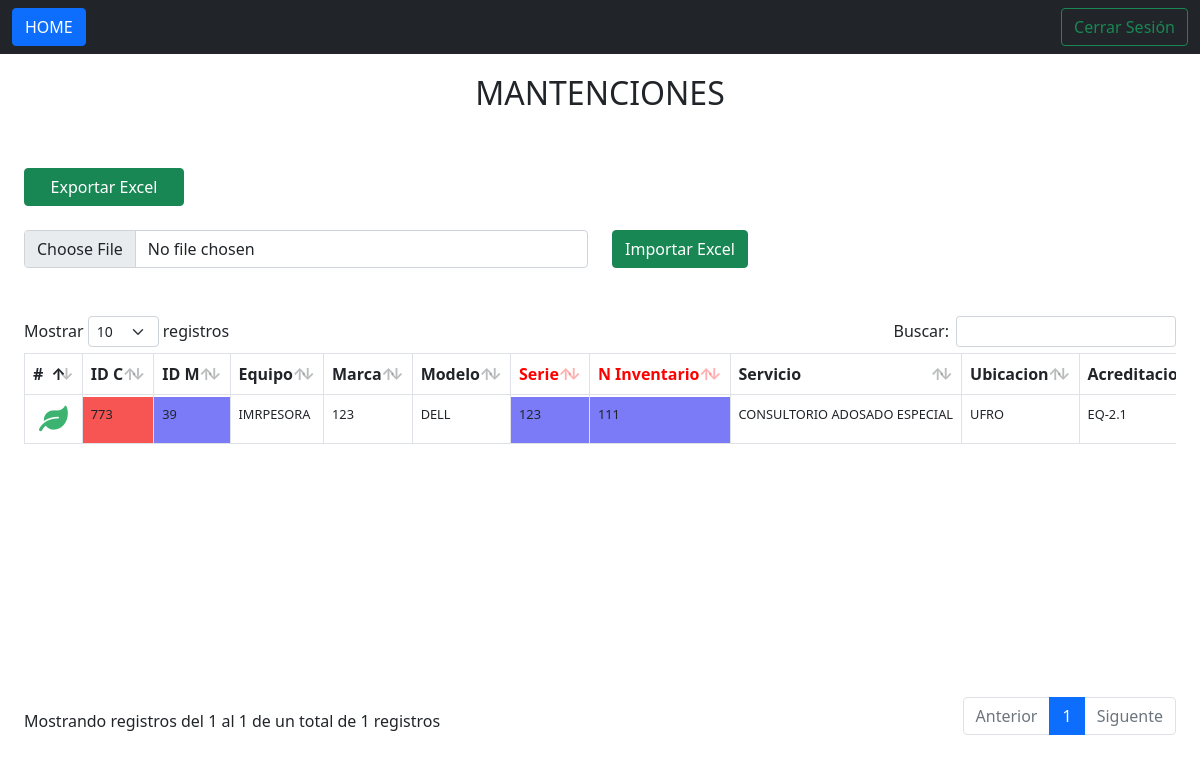
Screenshot of /mantenciones.php (signed in) with the database file from the repository.
### tables this page shows
CREATE TABLE `mantenciones` (
  `id_mantenciones` int(11) NOT NULL,
  `responsable` varchar(900) NOT NULL,
  `correo_responsable` varchar(900) NOT NULL,
  `ubicacion` varchar(900) NOT NULL,
  `acreditacion` varchar(500) NOT NULL,
  `estado` varchar(900) NOT NULL,
  `id_licitacion_convenio` varchar(900) NOT NULL,
  `empresa_adjudicada` varchar(900) NOT NULL,
  `fecha_inicio_convenio` date NOT NULL,
  `fecha_termino_convenio` date NOT NULL,
  `duracion_en_meses` int(100) NOT NULL,
  `peridiocidad` varchar(900) NOT NULL,
  `n_mantenciones_p` int(100) NOT NULL,
  `programado_1` varchar(100) NOT NULL,
  `fecha_mp_1` date NOT NULL,
  `programado_2` varchar(100) DEFAULT NULL,
  `fecha_mp_2` date DEFAULT NULL,
  `programado_3` varchar(100) DEFAULT NULL,
  `fecha_mp_3` date DEFAULT NULL,
  `programado_4` varchar(100) DEFAULT NULL,
  `fecha_mp_4` date DEFAULT NULL,
  `programado_5` varchar(100) DEFAULT NULL,
  `fecha_mp_5` date DEFAULT NULL,
  `programado_6` varchar(100) DEFAULT NULL,
  `fecha_mp_6` date DEFAULT NULL,
  `programado_7` varchar(100) DEFAULT NULL,
  `fecha_mp_7` date DEFAULT NULL,
  `programado_8` varchar(100) DEFAULT NULL,
  `fecha_mp_8` date DEFAULT NULL,
  `programado_9` varchar(100) DEFAULT NULL,
  `fecha_mp_9` date DEFAULT NULL,
  `programado_10` varchar(100) DEFAULT NULL,
  `fecha_mp_10` date DEFAULT NULL,
  `programado_11` varchar(100) DEFAULT NULL,
  `fecha_mp_11` date DEFAULT NULL,
  `programado_12` varchar(100) DEFAULT NULL,
  `fecha_mp_12` date DEFAULT NULL,
  `id_mantenciones_relacion` int(11) NOT NULL
);

CREATE TABLE `equipamiento` (
  `id_relacion` int(11) NOT NULL,
  `equipos_instalaciones` varchar(900) DEFAULT NULL,
  `servicio` varchar(900) DEFAULT NULL,
  `sector` varchar(900) DEFAULT NULL,
  `clase` varchar(900) DEFAULT NULL,
  `subclase` varchar(900) DEFAULT NULL,
  `def_ley_presupuesto` varchar(900) DEFAULT NULL,
  `equipo` varchar(900) DEFAULT NULL,
  `marca` varchar(900) DEFAULT NULL,
  `modelo` varchar(900) DEFAULT NULL,
  `serie` varchar(900) DEFAULT NULL,
  `valor` int(10) DEFAULT NULL,
  `num_inventario` varchar(900) DEFAULT NULL,
  `ano_instalacion` int(4) DEFAULT NULL,
  `vida_util` int(100) DEFAULT NULL,
  `vida_util_residual` int(100) DEFAULT NULL,
  `vida_ur_estandarizada` int(100) DEFAULT NULL,
  `estado_conservacion` varchar(100) DEFAULT NULL,
  `propiedad` varchar(900) DEFAULT NULL,
  `progr_mantenimiento` varchar(100) DEFAULT NULL,
  `caracteristica_acredi` varchar(900) DEFAULT NULL,
  `unid_mante_hbv` varchar(500) DEFAULT NULL,
  `referente_tecnico` varchar(900) DEFAULT NULL,
  `periodicidad_mp` varchar(900) DEFAULT NULL,
  `id_licitacion` varchar(900) DEFAULT NULL,
  `inicio_garantia` date DEFAULT NULL,
  `termino_garantia` date DEFAULT NULL,
  `empresa` varchar(800) DEFAULT NULL
);

### mantenciones.php (the view, shortened to what this page needs)
<?php
if (!isset($_SESSION['nombre'])) {
    header('Location: index.php');
} elseif (isset($_SESSION['nombre'])) {
    if ($_SESSION['tipo'] === "ADMINISTRADOR" || $_SESSION['tipo'] === "MANTENCION" || $_SESSION['tipo'] === "TECNICOS") {
        include 'config/conexion.php';
        $sentencia = $bd->query("SELECT Eq.id_relacion, Eq.servicio, Eq.equipo, Eq.marca, Eq.modelo, Eq.serie, Eq.num_inventario, Eq.ano_instalacion,
            Eq.unid_mante_hbv, Eq.referente_tecnico, Eq.id_licitacion, Mn.id_mantenciones, Mn.responsable, Mn.ubicacion, Mn.acreditacion, Mn.estado,
            Mn.id_licitacion_convenio, Mn.programado_1, Mn.fecha_mp_1, Mn.programado_2, Mn.fecha_mp_2, Mn.programado_3, Mn.fecha_mp_3, Mn.programado_4, Mn.fecha_mp_4,
            Mn.programado_5, Mn.fecha_mp_5, Mn.programado_6, Mn.fecha_mp_6, Mn.programado_7, Mn.fecha_mp_7, Mn.programado_8, Mn.fecha_mp_8,
            Mn.programado_9, Mn.fecha_mp_9, Mn.programado_10, Mn.fecha_mp_10, Mn.programado_11, Mn.fecha_mp_11, Mn.programado_12, Mn.fecha_mp_12
            FROM equipamiento Eq
            INNER JOIN mantenciones Mn ON Eq.id_relacion = Mn.id_mantenciones_relacion");
        $consulta = $sentencia->fetchAll(PDO::FETCH_OBJ);
    } elseif ($_SESSION['tipo'] === "PROYECTOS" || $_SESSION['tipo'] === "SECRETARIA" || $_SESSION['tipo'] === "SECRETARIA GENERAL") {
        header('Location: catastro.php');
    }
} else {
    echo "Error de Sistema";
}
?>
<!DOCTYPE html>
<html lang="en">
<head>
    <link rel="stylesheet" href="css/bootstrap.min.css">
    <link rel="stylesheet" href="css/all.min.css">
    <link rel="stylesheet" href="css/fontawesome.min.css">
    <link rel="stylesheet" href="datatables/datatables.min.css">
    <link rel="stylesheet" href="datatables/DataTables-1.10.25/css/dataTables.bootstrap5.min.css">
</head>
<body>
    <header>
        <nav class="navbar navbar-expand-lg navbar-dark bg-dark">
            <div class="container-fluid">
                <a class="btn btn-primary" href="home.php">HOME</a>
                <div class="collapse navbar-collapse" id="navbarSupportedContent">
                    <form class="d-flex">
                        <a href="procesos/cerrar_sesion.php" class="btn btn-outline-success">Cerrar Sesión</a>
                    </form>
                </div>
            </div>
        </nav>
    </header>
    <div class="container-fluid">
        <div class="container-fluid">
            <div class="row">
                <h2 style="text-align:center; margin-top: 20px;">MANTENCIONES</h2>
            </div><br><br>
            <div class="row">
                <div class="col">
                    <a href="procesos/exportar_mantenciones.php" class="btn btn-success" style="width: 10em;">Exportar Excel</a>
                </div>
            </div><br>
            <form action="files.php" method="post" enctype="multipart/form-data" id="filesForm">
                <div class="row">
                    <div class="form-group col">
                        <input type="file" name="fileContacts" accept=".csv" class="form-control">
                    </div>
                    <div class="form-group col">
                        <button type="button" onclick="uploadContacts()" class="btn btn-success">Importar Excel</button>
                    </div>
                </div>
            </form>
            <br><br>
            <div class="row">
                <div class="col-lg-12">
                    <div class="row table-responsive-sm">
                        <table id="myTable" class="table table-bordered nowrap" style="width: 100%">
                            <thead>
                                <tr>
                                    <th>#</th>
                                    <th>ID C</th>
                                    <th>ID M</th>
                                    <th>Equipo</th>
                                    <th>Marca</th>
                                    <th>Modelo</th>
                                    <th style="color: red;">Serie</th>
                                    <th style="color: red;">N Inventario</th>
                                    <th>Servicio</th>
                                    <th>Ubicacion</th>
                                    <th>Acreditacion</th>
                                </tr>
                            </thead>
                            <tbody>
                                <?php foreach ($consulta as $dato) {
                                ?>
                                    <tr>
                                        <td><button type="button" class="verHojaVida" data-bs-toggle="modal" data-bs-target="#verModal" style="border: 0; background-color: transparent;"><i class="fas fa-leaf fa-2x" style="color: mediumseagreen;"></i></button></td>
                                        <td style="background-color: rgb(247, 84, 84);"><?php echo $dato->id_relacion; ?></td>
                                        <td style="background-color: rgb(123, 123, 247);"><?php echo $dato->id_mantenciones; ?></td>
                                        <td><?php echo $dato->equipo; ?></td>
                                        <td><?php echo $dato->marca; ?></td>
                                        <td><?php echo $dato->modelo; ?></td>
                                        <td style="background-color: rgb(123, 123, 247);"><?php echo $dato->serie; ?></td>
                                        <td style="background-color: rgb(123, 123, 247);"><?php echo $dato->num_inventario; ?></td>
                                        <td><?php echo $dato->servicio; ?></td>
                                        <td><?php echo $dato->ubicacion; ?></td>
                                        <td><?php echo $dato->acreditacion; ?></td>
                                    </tr>
                                <?php } ?>
                            </tbody>
                        </table>
                    </div>
                </div>
            </div>
        </div>
    </div>
</body>
</html>

### mantenciones.php (style rules this page uses)
#myTable td { font-size: 0.80em; }

### rows the page displays
mantenciones: id_mantenciones_relacion.id_relacion "773", id_mantenciones "39", id_mantenciones_relacion.equipo "IMRPESORA", id_mantenciones_relacion.marca "123", id_mantenciones_relacion.modelo "DELL", id_mantenciones_relacion.serie "123", id_mantenciones_relacion.num_inventario "111", id_mantenciones_relacion.servicio "CONSULTORIO ADOSADO ESPECIAL", ubicacion "UFRO", acreditacion "EQ-2.1"
